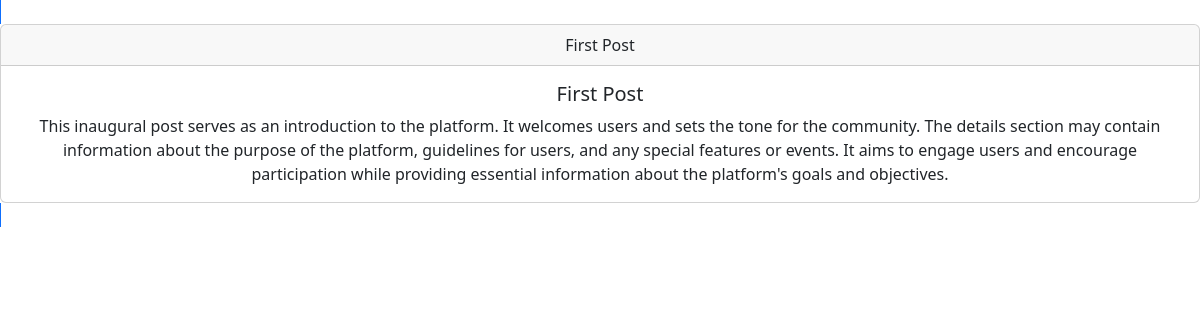
The app's page /moredetails?postid=25 with its own data.
### socialpost/models.py (models this page shows)
class posts(models.Model):
    title=models.CharField(max_length=10)
    discription=models.TextField()
    details=models.TextField(null=True)
    date=models.DateField()
    time=models.TimeField()
    file=models.FileField(upload_to='postsimage/',max_length=250,null=True,default=None)
    userid = models.ForeignKey(User, on_delete=models.CASCADE,to_field='username')

### socialpost/views.py (the view)
# urls.py: path('moredetails',views.moredetails,name='moredetails')
def moredetails(request):
   if request.method == 'GET':
      postid=request.GET.get('postid')
      post = posts.objects.get(id=postid)
      name=post.title
      print("hellondmm")
      print(name)
      data={'post':post}
      return render(request,"moredetails.html",data)

### templates/moredetails.html (shortened to what this page needs)
<!DOCTYPE html>
<html lang="en">
<head>
    <link href="https://cdn.jsdelivr.net/npm/bootstrap@5.3.2/dist/css/bootstrap.min.css" rel="stylesheet">
</head>
<body>
    <span class="border border-primary">
    <div class="card text-center">
        <div class="card-header">
            {{post.title}}
        </div>
        <div class="card-body">
          <h5 class="card-title">{{post.title}}</h5>
          <p class="card-text"> {{post.details}} </p>
        </div>
      </div>
    </span>
</body>
</html>

### records on screen
posts: title "First Post", details "This inaugural post serves as an introduction to the platform. It welcomes users and sets the tone for the community. The details section may contain information about the purpose of the platform, guidelines for users, and any special features or events. It aims to engage users and encourage participation while providing essential information about the platform's goals and objectives."
